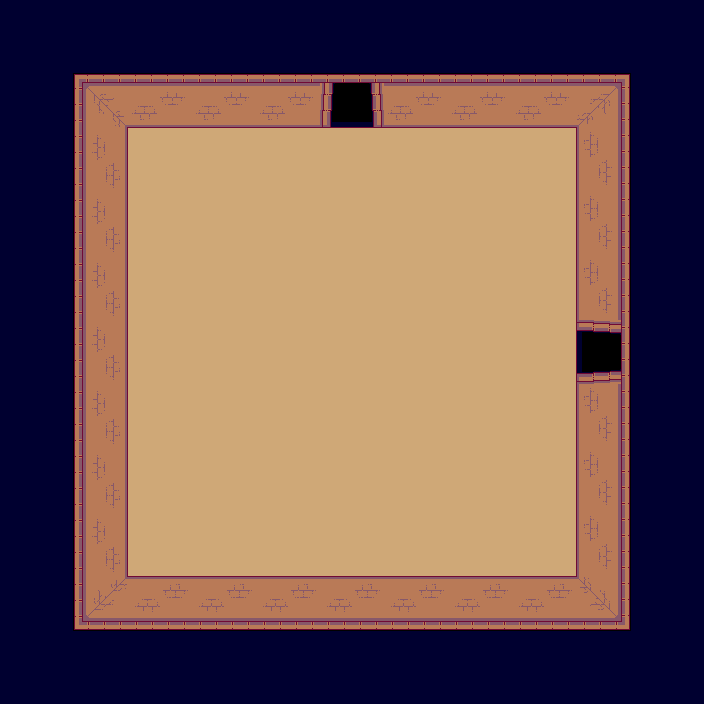

This game map was drawn from its Tiled (.tmx) file and the tilesets committed beside it. A one-line description and the full map source follow:
An orthogonal 11x11 tile map with 64x64 px tiles, 2 tile layers (background, collision) and 3 objects (2x door, hero).

<map version="1.0" tiledversion="1.0.3" orientation="orthogonal" renderorder="right-down" width="11" height="11" tilewidth="64" tileheight="64" nextobjectid="4">
 <tileset firstgid="1" name="tileset" tilewidth="64" tileheight="64" tilecount="16" columns="4">
  <image source="../images/tileset.png" width="256" height="256" />
 </tileset>
 <layer name="background" width="11" height="11">
  <data>
   <tile gid="0" />
   <tile gid="0" />
   <tile gid="0" />
   <tile gid="0" />
   <tile gid="0" />
   <tile gid="0" />
   <tile gid="0" />
   <tile gid="0" />
   <tile gid="0" />
   <tile gid="0" />
   <tile gid="0" />
   <tile gid="0" />
   <tile gid="0" />
   <tile gid="0" />
   <tile gid="0" />
   <tile gid="0" />
   <tile gid="16" />
   <tile gid="0" />
   <tile gid="0" />
   <tile gid="0" />
   <tile gid="0" />
   <tile gid="0" />
   <tile gid="0" />
   <tile gid="0" />
   <tile gid="6" />
   <tile gid="6" />
   <tile gid="6" />
   <tile gid="6" />
   <tile gid="6" />
   <tile gid="6" />
   <tile gid="6" />
   <tile gid="0" />
   <tile gid="0" />
   <tile gid="0" />
   <tile gid="0" />
   <tile gid="6" />
   <tile gid="6" />
   <tile gid="6" />
   <tile gid="6" />
   <tile gid="6" />
   <tile gid="6" />
   <tile gid="6" />
   <tile gid="0" />
   <tile gid="0" />
   <tile gid="0" />
   <tile gid="0" />
   <tile gid="6" />
   <tile gid="6" />
   <tile gid="6" />
   <tile gid="6" />
   <tile gid="6" />
   <tile gid="6" />
   <tile gid="6" />
   <tile gid="0" />
   <tile gid="0" />
   <tile gid="0" />
   <tile gid="0" />
   <tile gid="6" />
   <tile gid="6" />
   <tile gid="6" />
   <tile gid="6" />
   <tile gid="6" />
   <tile gid="6" />
   <tile gid="6" />
   <tile gid="15" />
   <tile gid="0" />
   <tile gid="0" />
   <tile gid="0" />
   <tile gid="6" />
   <tile gid="6" />
   <tile gid="6" />
   <tile gid="6" />
   <tile gid="6" />
   <tile gid="6" />
   <tile gid="6" />
   <tile gid="0" />
   <tile gid="0" />
   <tile gid="0" />
   <tile gid="0" />
   <tile gid="6" />
   <tile gid="6" />
   <tile gid="6" />
   <tile gid="6" />
   <tile gid="6" />
   <tile gid="6" />
   <tile gid="6" />
   <tile gid="0" />
   <tile gid="0" />
   <tile gid="0" />
   <tile gid="0" />
   <tile gid="6" />
   <tile gid="6" />
   <tile gid="6" />
   <tile gid="6" />
   <tile gid="6" />
   <tile gid="6" />
   <tile gid="6" />
   <tile gid="0" />
   <tile gid="0" />
   <tile gid="0" />
   <tile gid="0" />
   <tile gid="0" />
   <tile gid="0" />
   <tile gid="0" />
   <tile gid="0" />
   <tile gid="0" />
   <tile gid="0" />
   <tile gid="0" />
   <tile gid="0" />
   <tile gid="0" />
   <tile gid="0" />
   <tile gid="0" />
   <tile gid="0" />
   <tile gid="0" />
   <tile gid="0" />
   <tile gid="0" />
   <tile gid="0" />
   <tile gid="0" />
   <tile gid="0" />
   <tile gid="0" />
   <tile gid="0" />
  </data>
 </layer>
 <layer name="collision" width="11" height="11">
  <properties>
   <property name="collision" value="true" />
  </properties>
  <data>
   <tile gid="4" />
   <tile gid="4" />
   <tile gid="4" />
   <tile gid="4" />
   <tile gid="4" />
   <tile gid="4" />
   <tile gid="4" />
   <tile gid="4" />
   <tile gid="4" />
   <tile gid="4" />
   <tile gid="4" />
   <tile gid="4" />
   <tile gid="1" />
   <tile gid="2" />
   <tile gid="2" />
   <tile gid="2" />
   <tile gid="0" />
   <tile gid="2" />
   <tile gid="2" />
   <tile gid="2" />
   <tile gid="3" />
   <tile gid="4" />
   <tile gid="4" />
   <tile gid="5" />
   <tile gid="0" />
   <tile gid="0" />
   <tile gid="0" />
   <tile gid="0" />
   <tile gid="0" />
   <tile gid="0" />
   <tile gid="0" />
   <tile gid="7" />
   <tile gid="4" />
   <tile gid="4" />
   <tile gid="5" />
   <tile gid="0" />
   <tile gid="0" />
   <tile gid="0" />
   <tile gid="0" />
   <tile gid="0" />
   <tile gid="0" />
   <tile gid="0" />
   <tile gid="7" />
   <tile gid="4" />
   <tile gid="4" />
   <tile gid="5" />
   <tile gid="0" />
   <tile gid="0" />
   <tile gid="0" />
   <tile gid="0" />
   <tile gid="0" />
   <tile gid="0" />
   <tile gid="0" />
   <tile gid="7" />
   <tile gid="4" />
   <tile gid="4" />
   <tile gid="5" />
   <tile gid="0" />
   <tile gid="0" />
   <tile gid="0" />
   <tile gid="0" />
   <tile gid="0" />
   <tile gid="0" />
   <tile gid="0" />
   <tile gid="0" />
   <tile gid="4" />
   <tile gid="4" />
   <tile gid="5" />
   <tile gid="0" />
   <tile gid="0" />
   <tile gid="0" />
   <tile gid="0" />
   <tile gid="0" />
   <tile gid="0" />
   <tile gid="0" />
   <tile gid="7" />
   <tile gid="4" />
   <tile gid="4" />
   <tile gid="5" />
   <tile gid="0" />
   <tile gid="0" />
   <tile gid="0" />
   <tile gid="0" />
   <tile gid="0" />
   <tile gid="0" />
   <tile gid="0" />
   <tile gid="7" />
   <tile gid="4" />
   <tile gid="4" />
   <tile gid="5" />
   <tile gid="0" />
   <tile gid="0" />
   <tile gid="0" />
   <tile gid="0" />
   <tile gid="0" />
   <tile gid="0" />
   <tile gid="0" />
   <tile gid="7" />
   <tile gid="4" />
   <tile gid="4" />
   <tile gid="9" />
   <tile gid="10" />
   <tile gid="10" />
   <tile gid="10" />
   <tile gid="10" />
   <tile gid="10" />
   <tile gid="10" />
   <tile gid="10" />
   <tile gid="11" />
   <tile gid="4" />
   <tile gid="4" />
   <tile gid="4" />
   <tile gid="4" />
   <tile gid="4" />
   <tile gid="4" />
   <tile gid="4" />
   <tile gid="4" />
   <tile gid="4" />
   <tile gid="4" />
   <tile gid="4" />
   <tile gid="4" />
  </data>
 </layer>
 <objectgroup name="objects">
  <object id="1" name="door_N" type="door" x="321" y="64" width="64" height="64">
   <properties>
    <property name="direction" value="N" />
    <property name="group" value="doors" />
    <property name="texture" value="" />
   </properties>
  </object>
  <object id="2" name="door_E" type="door" x="575" y="318" width="64" height="64">
   <properties>
    <property name="direction" value="E" />
    <property name="group" value="doors" />
    <property name="texture" value="" />
   </properties>
  </object>
  <object id="3" name="hero" type="hero" x="331" y="332" width="40" height="40">
   <properties>
    <property name="group" value="heroes" />
    <property name="texture" value="hero_spritesheet" />
    <property name="walking_speed" value="150" />
   </properties>
  </object>
 </objectgroup>
</map>
